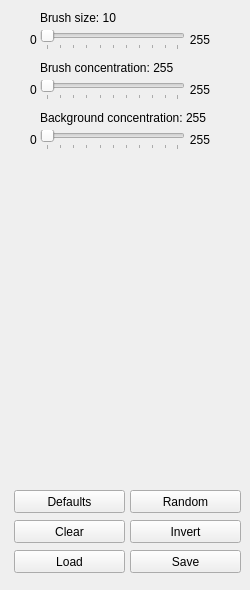
<?xml version="1.0" encoding="UTF-8"?>
<ui version="4.0">
 <class>concentrationu</class>
 <widget class="QWidget" name="concentrationu">
  <property name="geometry">
   <rect>
    <x>0</x>
    <y>0</y>
    <width>250</width>
    <height>590</height>
   </rect>
  </property>
  <property name="windowTitle">
   <string>ConcentrationU</string>
  </property>
  <widget class="QSlider" name="slider_size">
   <property name="geometry">
    <rect>
     <x>40</x>
     <y>30</y>
     <width>145</width>
     <height>20</height>
    </rect>
   </property>
   <property name="pageStep">
    <number>10</number>
   </property>
   <property name="orientation">
    <enum>Qt::Horizontal</enum>
   </property>
   <property name="tickPosition">
    <enum>QSlider::TicksBelow</enum>
   </property>
  </widget>
  <widget class="QLabel" name="label_size">
   <property name="geometry">
    <rect>
     <x>40</x>
     <y>10</y>
     <width>150</width>
     <height>16</height>
    </rect>
   </property>
   <property name="text">
    <string>Brush size: 10</string>
   </property>
  </widget>
  <widget class="QLabel" name="label_2">
   <property name="geometry">
    <rect>
     <x>30</x>
     <y>30</y>
     <width>10</width>
     <height>20</height>
    </rect>
   </property>
   <property name="text">
    <string>0</string>
   </property>
  </widget>
  <widget class="QLabel" name="label_3">
   <property name="geometry">
    <rect>
     <x>190</x>
     <y>30</y>
     <width>20</width>
     <height>20</height>
    </rect>
   </property>
   <property name="layoutDirection">
    <enum>Qt::LeftToRight</enum>
   </property>
   <property name="text">
    <string>255</string>
   </property>
   <property name="alignment">
    <set>Qt::AlignRight|Qt::AlignTrailing|Qt::AlignVCenter</set>
   </property>
  </widget>
  <widget class="QLabel" name="label_concentration">
   <property name="geometry">
    <rect>
     <x>40</x>
     <y>60</y>
     <width>150</width>
     <height>16</height>
    </rect>
   </property>
   <property name="text">
    <string>Brush concentration: 255</string>
   </property>
  </widget>
  <widget class="QSlider" name="slider_concentration">
   <property name="geometry">
    <rect>
     <x>40</x>
     <y>80</y>
     <width>145</width>
     <height>20</height>
    </rect>
   </property>
   <property name="pageStep">
    <number>10</number>
   </property>
   <property name="orientation">
    <enum>Qt::Horizontal</enum>
   </property>
   <property name="tickPosition">
    <enum>QSlider::TicksBelow</enum>
   </property>
  </widget>
  <widget class="QLabel" name="label_5">
   <property name="geometry">
    <rect>
     <x>30</x>
     <y>80</y>
     <width>10</width>
     <height>20</height>
    </rect>
   </property>
   <property name="text">
    <string>0</string>
   </property>
  </widget>
  <widget class="QLabel" name="label_6">
   <property name="geometry">
    <rect>
     <x>190</x>
     <y>80</y>
     <width>20</width>
     <height>20</height>
    </rect>
   </property>
   <property name="layoutDirection">
    <enum>Qt::LeftToRight</enum>
   </property>
   <property name="text">
    <string>255</string>
   </property>
   <property name="alignment">
    <set>Qt::AlignRight|Qt::AlignTrailing|Qt::AlignVCenter</set>
   </property>
  </widget>
  <widget class="QPushButton" name="button_clear">
   <property name="geometry">
    <rect>
     <x>14</x>
     <y>520</y>
     <width>111</width>
     <height>23</height>
    </rect>
   </property>
   <property name="text">
    <string>Clear</string>
   </property>
  </widget>
  <widget class="QPushButton" name="button_load">
   <property name="geometry">
    <rect>
     <x>14</x>
     <y>550</y>
     <width>111</width>
     <height>23</height>
    </rect>
   </property>
   <property name="text">
    <string>Load</string>
   </property>
  </widget>
  <widget class="QPushButton" name="button_save">
   <property name="geometry">
    <rect>
     <x>130</x>
     <y>550</y>
     <width>111</width>
     <height>23</height>
    </rect>
   </property>
   <property name="text">
    <string>Save</string>
   </property>
  </widget>
  <widget class="QPushButton" name="button_defaults">
   <property name="geometry">
    <rect>
     <x>14</x>
     <y>490</y>
     <width>111</width>
     <height>23</height>
    </rect>
   </property>
   <property name="text">
    <string>Defaults</string>
   </property>
  </widget>
  <widget class="QPushButton" name="button_invert">
   <property name="geometry">
    <rect>
     <x>130</x>
     <y>520</y>
     <width>111</width>
     <height>23</height>
    </rect>
   </property>
   <property name="text">
    <string>Invert</string>
   </property>
  </widget>
  <widget class="QLabel" name="label_7">
   <property name="geometry">
    <rect>
     <x>190</x>
     <y>130</y>
     <width>20</width>
     <height>20</height>
    </rect>
   </property>
   <property name="layoutDirection">
    <enum>Qt::LeftToRight</enum>
   </property>
   <property name="text">
    <string>255</string>
   </property>
   <property name="alignment">
    <set>Qt::AlignRight|Qt::AlignTrailing|Qt::AlignVCenter</set>
   </property>
  </widget>
  <widget class="QLabel" name="label_backgroundconcentration">
   <property name="geometry">
    <rect>
     <x>40</x>
     <y>110</y>
     <width>171</width>
     <height>16</height>
    </rect>
   </property>
   <property name="text">
    <string>Background concentration: 255</string>
   </property>
  </widget>
  <widget class="QSlider" name="slider_backgroundconcentration">
   <property name="geometry">
    <rect>
     <x>40</x>
     <y>130</y>
     <width>145</width>
     <height>20</height>
    </rect>
   </property>
   <property name="pageStep">
    <number>10</number>
   </property>
   <property name="orientation">
    <enum>Qt::Horizontal</enum>
   </property>
   <property name="tickPosition">
    <enum>QSlider::TicksBelow</enum>
   </property>
  </widget>
  <widget class="QLabel" name="label_8">
   <property name="geometry">
    <rect>
     <x>30</x>
     <y>130</y>
     <width>10</width>
     <height>20</height>
    </rect>
   </property>
   <property name="text">
    <string>0</string>
   </property>
  </widget>
  <widget class="QPushButton" name="button_random">
   <property name="geometry">
    <rect>
     <x>130</x>
     <y>490</y>
     <width>111</width>
     <height>23</height>
    </rect>
   </property>
   <property name="text">
    <string>Random</string>
   </property>
  </widget>
 </widget>
 <resources/>
 <connections/>
</ui>
